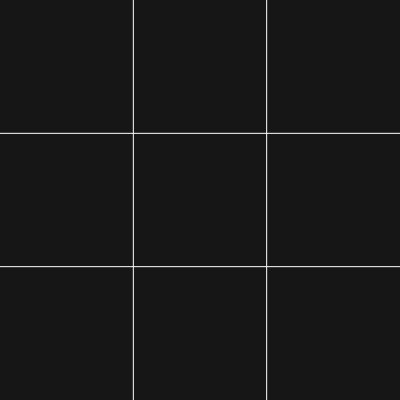
Frame 1 (no input)
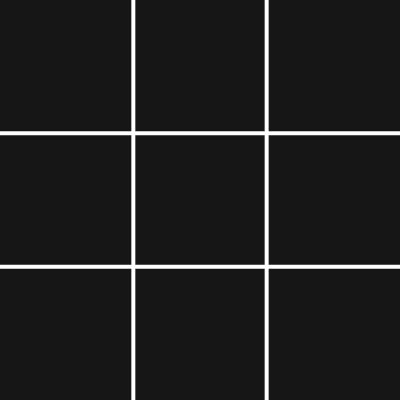
Frame 60 (no input)
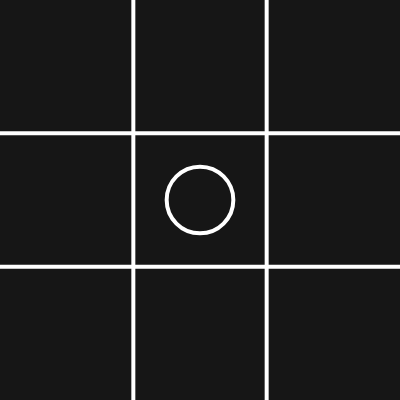
Frame 120 (the mouse pressed at the canvas centre since frame 60)

The p5.js sketch that drew these frames (run headless with seeded random() and noise() and a simulated clock; from frame 60 on, the mouse is pressed at the canvas centre):

// p5.js sketch
// ── sketch.js
// Naughts and Crosses
// Inspired by https://www.youtube.com/watch?v=GTWrWM1UsnA
// Still needs a bit of tweaking I think

let board = [
    ['','',''],
    ['','',''],
    ['','','']
];

let players = ['X', 'O'];
let currentPlayer;

let goes = 0;

let w;
let h;

function setup() {
    createCanvas(400, 400);
    currentPlayer = random(players);
    w = width / 3;
    h = height / 3;
}

function clickFunc() {
    let i = 0;
    let j = 0;
    if (touches.length > 0) {
        i = floor(3*(touches[0].x/width));
        j = floor(3*(touches[0].y/height));
    } else if (mouseX < width && mouseY < height) {
        // floor(3*(399/400))
        i = floor(3*(mouseX/width));
        j = floor(3*(mouseY/height));
    }
    if (board[j][i] == '') {  
        board[j][i] = currentPlayer;

        // Swap the players
        if (currentPlayer == players[0]) {
            currentPlayer = players[1];
        } else {
            currentPlayer = players[0];
        }
        
        goes++;
    }
}

function mouseClicked() {
    clickFunc();
}

function touchStarted() {
    clickFunc();
}

function check3(a, b, c) {
    return (a == b && b == c && a != '');
}

function checkWinner() {
    let winner = null;

    // Check horizontally
    for (let i = 0; i < 3; i++) {
        if (check3(board[i][0], board[i][1], board[i][2])) {
            winner = board[i][0];
            line(0, (i*h)+(h/2), width, (i*h)+(h/2));
        }
    }
    // Check vertically
    for (let i = 0; i < 3; i++) {
        if (check3(board[0][i], board[1][i], board[2][i])) {
            winner = board[0][i];
            line((i*w)+(w/2), 0, (i*w)+(w/2), height);
        }
    }
    // Check diagonals
    if (check3(board[0][0], board[1][1], board[2][2])) {
        winner = board[0][0];
        line(0, 0, width, height);
    }
    if (check3(board[0][2], board[1][1], board[2][0])) {
        winner = board[0][2];
        line(width, 0, 0, height);
    }

    if (goes >= 9 && winner == null) {
        console.log("Tie");
        winner = -1;
        stroke(255, 0, 0);
        line(width, 0, 0, height);
        line(0, 0, width, height);
    }

    return winner;
}

function draw() {
    background(22);

    stroke(255);
    line(w, 0, w, height);
    line(w*2, 0, w*2, height);
    line(0, h, width, h);
    line(0, h*2, width, h*2);

    for (let i = 0; i < 3; i++) {
        for (let j = 0; j < 3; j++) {
            let x = w * i + w / 2;
            let y = h * j + h / 2;
            let spot = board[j][i];
            strokeWeight(4);
            if (spot == players[0]) {
                let xr = w/4;
                line(x-xr, y-xr, x+xr, y+xr);
                line(x+xr, y-xr, x-xr, y+xr);
            } else if (spot == players[1]) {
                noFill()
                ellipse(x, y, w/2)
            }
        }
    }

    let winner = checkWinner();
    if (winner != null) {
        if (winner == -1) {
            console.log("TIE");
        } else {
            /*for (let i = 0; i < 3; i++) {
                for (let j = 0; j < 3; j++) {
                    board[j][i] = winner;
                }
            }*/
            noLoop();
        }
    }
}
